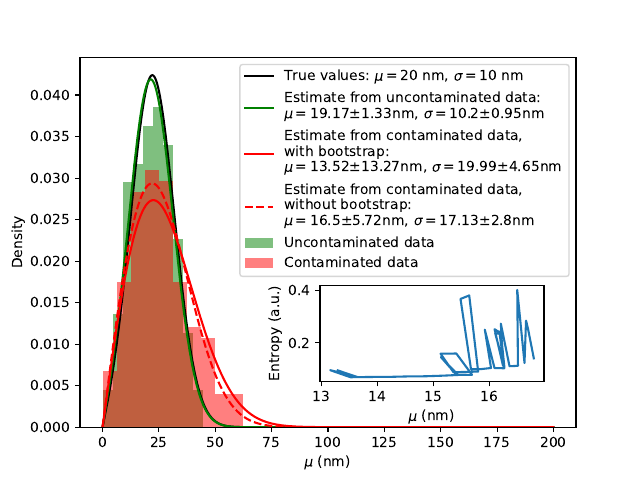

Generate this figure with Python:
from rnd import pdf , cdf , rf
from lle import bootstrap , LL , optim
from matplotlib import pyplot as plt
import numpy as np

np.random.seed( 1 ) 
mu0 = 20
sigma0 = 10
x0 = [ 18 , 12 ]
c = cdf( mu0 , sigma0 )
# generate random data with and without contamination
d0 , d = rf( 100 , c , 20 )
# compute the estimate and verbose the result of the MLE on the data without contamination
mu_true , sigma_true = optim( LL , x0 = x0 , d = d0 , verbose = True )

# compute the MLE on the data with contamination
mu , sigma , sh , i_min , i_max = bootstrap( LL , x0 = x0 , d = d )

# output a summary plot
f = plt.figure()
plt.hist( d0 , density = True , color = 'green' , alpha = 0.5 , label = 'Uncontaminated data' )
plt.hist( d , density = True  , color = 'red' , alpha = 0.5 , label = 'Contaminated data' )
plt.plot( c[ 0 ] , pdf( c[ 0 ] , mu0 , sigma0 ) , color = 'black' , 
    label = 'True values: $\mu=$' + str( round( mu0 , 2 ) ) + ' nm, $\sigma=$' + str( round( sigma0 , 2 ) ) + ' nm' )
plt.plot( c[ 0 ] , pdf( c[ 0 ] , mu_true[ 0 ] , sigma_true[ 0 ] ) , color = 'green' ,
    label = 'Estimate from uncontaminated data:\n$\mu=$' 
    + str( round( mu_true[ 0 ] , 2 ) ) + '$\pm$' + str( round( mu_true[ 1 ] , 2 ) ) + 'nm, $\sigma=$' 
    + str( round( sigma_true[ 0 ] , 2 ) ) + '$\pm$' + str( round( sigma_true[ 1 ] , 2 ) ) + 'nm' )
plt.plot( c[ 0 ] , pdf( c[ 0 ] , mu[ i_min ][ 0 ] , sigma[ i_min ][ 0 ] ) , color = 'red' ,
    label = 'Estimate from contaminated data,\nwith bootstrap:\n$\mu=$' 
    + str( round( mu[ i_min ][ 0 ] , 2 ) ) + '$\pm$' + str( round( mu[ i_min ][ 1 ] , 2 ) ) + 'nm, $\sigma=$' 
    + str( round( sigma[ i_min ][ 0 ] , 2 ) ) + '$\pm$' + str( round( sigma[ i_min ][ 1 ] , 2 ) ) + 'nm' )
plt.plot( c[ 0 ] , pdf( c[ 0 ] , mu[ i_max ][ 0 ] , sigma[ i_max ][ 0 ] ) , color = 'red' , ls = 'dashed' ,
    label = 'Estimate from contaminated data,\nwithout bootstrap:\n$\mu=$' 
    + str( round( mu[ i_max ][ 0 ] , 2 ) ) + '$\pm$' + str( round( mu[ i_max ][ 1 ] , 2 ) ) + 'nm, $\sigma=$' 
    + str( round( sigma[ i_max ][ 0 ] , 2 ) ) + '$\pm$' + str( round( sigma[ i_max ][ 1 ] , 2 ) ) + 'nm' )

plt.xlabel('$\mu$ (nm)' )
plt.ylabel( 'Density' )
plt.legend()

inset = f.add_axes( [ 0.5 , 0.205 , 0.35 , 0.20 ] )
inset.plot( [ mu[i][ 0 ] for i in range( len( sh ) ) ] , sh )
inset.set_xlabel( '$\mu$ (nm)' )
inset.set_ylabel( 'Entropy (a.u.)' )
plt.savefig( "test.pdf" )

